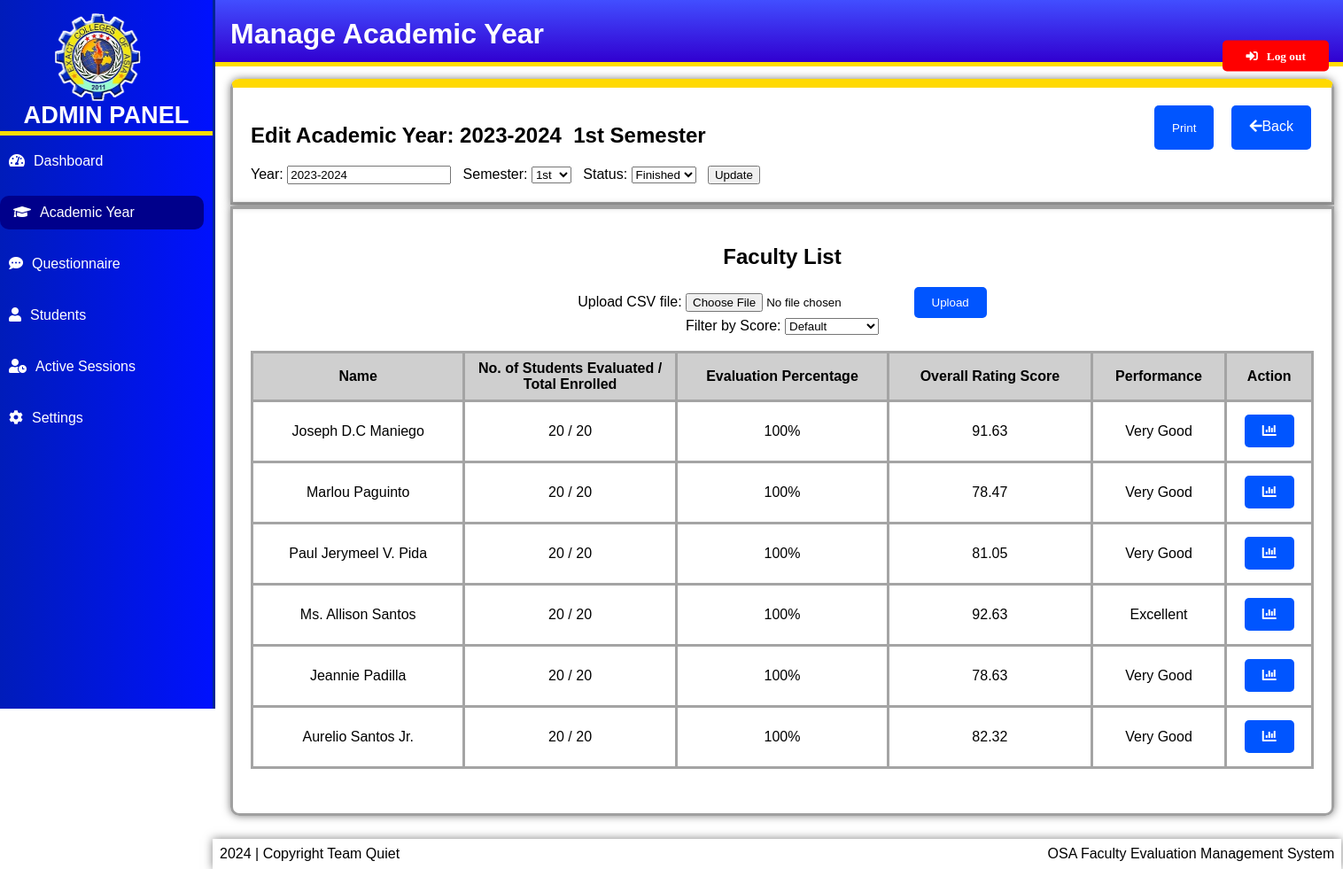
Page /admin/manage_academic.php?id=39 (signed in) on the committed database.
### tables this page shows
CREATE TABLE `academic_list` (
  `id` int(30) NOT NULL,
  `year` text NOT NULL,
  `semester` int(1) NOT NULL,
  `default_select` tinyint(1) NOT NULL,
  `status` int(1) NOT NULL
);

CREATE TABLE `facultymembers` (
  `id` int(30) NOT NULL,
  `FacultyID` varchar(11) NOT NULL,
  `Name` varchar(100) DEFAULT NULL
);

### admin/manage_academic.php (the view, shortened to what this page needs)
<?php
include('../connection.php');
$academic_year_id = isset($_GET['id']) ? $_GET['id'] : null;
$query = "SELECT * FROM academic_list WHERE id = ?";
$stmt = $connection->prepare($query);
$stmt->bind_param('i', $academic_year_id);
$stmt->execute();
$result = $stmt->get_result();
$academic_year = $result->fetch_assoc();
$semester_text = "";
switch ($academic_year['semester']) {
    case 1:
        $semester_text = "1st";
        break;
}
$order_by = "";
?>
<!DOCTYPE html>
<html lang="en">
<head>
    <link rel="stylesheet" href="styles.css">
</head>
<body>
    <?php include 'sidebar.php'; ?>
    <div class="content">
        <h1>Manage Academic Year</h1><br><br><br>
        <div class="box-header">
            <div class="head">
            <h2 class="edit">Edit Academic Year: <?php echo $academic_year['year']; ?>&nbsp;&nbsp;<?php echo $semester_text; ?>&nbsp;Semester </h2><button class="print-button" onclick="navigateToPrintPage()">Print</button><a class="back-academic" href="academic_year.php"><i class='fas fa-arrow-left'></i>Back</a>
            </div>
            <form method="post">
                <label for="year">Year:</label>
                <input type="text" id="year" name="year" value="<?php echo $academic_year['year']; ?>">&nbsp;&nbsp;
                <label for="semester">Semester:</label>
                <select id="semester" name="semester">
                    <option value="1" <?php if ($academic_year['semester'] == 1) echo "selected"; ?>>1st</option>
                </select>&nbsp;&nbsp;
                <label for="status">Status:</label>
                <select id="status" name="status">
                    <option value="0" <?php if ($academic_year['status'] == 0) echo "selected"; ?>>Finished</option>
                </select>&nbsp;&nbsp;
                <input type="submit" value="Update">
            </form>
        </div>
        <div class="box-body">
            <h2>Faculty List</h2>
            <div class="batch-upload-container">
            <form action="batch_upload_faculty.php?id=<?php echo $academic_year_id; ?>" method="post" enctype="multipart/form-data">
    <label for="file">Upload CSV file:</label>
    <input type="file" name="file" id="file" accept=".csv" required>
    <button type="submit" name="upload">Upload</button>
</form>
            </div>
            <form id="filterForm" method="post">
                <label for="score_filter">Filter by Score:</label>
                <select id="score_filter" name="score_filter" onchange="submitForm()">
                    <option value="">Default</option>
                </select>
            </form>
            <br>
            <table border="1">
                <thead>
                    <tr>
                        <th>Name</th>
                        <th>No. of Students Evaluated / Total Enrolled</th>
                        <th>Evaluation Percentage</th>
                        <th>Overall Rating Score</th>
                        <th>Performance</th>
                        <th>Action</th>
                    </tr>
                </thead>
                <tbody>
                    <?php
$faculty_query = "
    SELECT
        facultymembers.*,
        (SELECT AVG(question_score)
            FROM evaluation_table
            WHERE FacultyID = facultymembers.FacultyID
            AND academic_year = ?) AS overall_rating,
        (SELECT COUNT(DISTINCT student_ID)
            FROM evaluation_table
            WHERE FacultyID = facultymembers.FacultyID
            AND academic_year = ?) AS student_count,
        (SELECT COUNT(DISTINCT enrollments.student_ID)
            FROM enrollments
            JOIN subjects ON enrollments.subject_code = subjects.subject_code
            WHERE subjects.FacultyID = facultymembers.FacultyID
            AND enrollments.academic_year = ?) AS total_enrolled
    FROM facultymembers
    JOIN acadfaculty ON facultymembers.FacultyID = acadfaculty.FacultyID
    JOIN academic_list ON acadfaculty.academic_year = academic_list.id
    WHERE acadfaculty.academic_year = ?
    $order_by
";
$stmt = $connection->prepare($faculty_query);
$stmt->bind_param('iiii', $academic_year_id, $academic_year_id, $academic_year_id, $academic_year_id);
$stmt->execute();
$faculty_result = $stmt->get_result();
if ($faculty_result && $faculty_result->num_rows > 0) {
    while ($row = $faculty_result->fetch_assoc()) {
        $overall_rating = $row['overall_rating'] / 5;
        $percentage_score = ($overall_rating) * 100;
        $performance = "";
        if ($percentage_score >= 92) {
            $performance = "Excellent";
        } elseif ($percentage_score >= 74) {
            $performance = "Very Good";
        } elseif ($percentage_score >= 56) {
            $performance = "Good";
        } elseif ($percentage_score >= 38) {
            $performance = "Fair";
        } else {
            $performance = "Needs Improvement";
        }
        echo "<tr>";
        echo "<td class='table-row-name'>" . $row['Name'] . "</td>";
        echo "<td class='table-row-student'>" . $row['student_count'] . " / " . $row['total_enrolled'] . "</td>";
        if ($row['total_enrolled'] != 0) {
            $percentage = round($row['student_count'] / $row['total_enrolled'] * 100, 2);
        } else {
            $percentage = 0;
        }
        echo "<td class='table-row-student'>" . $percentage . "%</td>";
        echo "<td class='table-row-ratings'>" . round($overall_rating * 100, 2) . "</td>";
        echo "<td class='table-row-ratings'>" . $performance . "</td>";
        echo "<td><a class='button' href='teacher_summary.php?FacultyID=" . $row['FacultyID'] . "&academic_year_id=" . $academic_year_id .
            "&academic_year=" . urlencode($academic_year['year']) . "&semester=" . urlencode($academic_year['semester']) . "'><i class='fas fa-chart-bar'></i></a></td>";
        echo "</tr>";
    }
} else {
    echo "<tr><td colspan='6'>No faculty members found.</td></tr>";
}
?>

### admin/styles.css (style rules this page uses)
body { margin: 0; padding: 0; border: none; outline: none; box-sizing: border-box; font-family: "Poppins", sans-serif; display: flex; }
.content { margin-left: 170px; padding: 20px 80px; z-index: 0; width: 1000px; }
button { background-color: #0055ff; color: rgb(255, 255, 255); padding: 10px 20px; border: none; cursor: pointer; border-radius: 5px; }
.button { background-color: #0055ff; color: rgb(255, 255, 255); padding: 10px 20px; border: none; cursor: pointer; border-radius: 5px; }
.content h1 { background: linear-gradient(to bottom, rgb(66, 78, 255), rgb(49, 0, 208)); width: 3000px; height: 30px; padding: 20px; position: fixed; margin-top: -30px; margin-left: -10px; color: white; top: 30px; border-bottom: 5px solid #ffdd00; z-index: 3; }
table { width: 107%; border-collapse: collapse; margin-bottom: 30px; table-layout: auto; }
th, td { border: 3px solid #a4a4a4; padding: 8px; text-align: center; width: auto; }
th { background-color: #cfcfcf; }
.box-body { border-bottom-left-radius: 10px; border-bottom-right-radius: 10px; height: auto; width: 100%; border: 3px solid #a0a0a0; text-align: center; padding: 20px; box-shadow: 0 0 10px rgba(0, 0, 0, 0.5); margin-left: 10px; }
.box-header { height: auto; width: 100%; border-top-right-radius: 10px; border-top-left-radius: 10px; text-align: center; padding: 20px; box-shadow: 0 0 10px rgba(0, 0, 0, 0.5); margin-bottom: 2px; border: 3px solid #a0a0a0; border-top: 10px solid #ffd900; margin-left: 10px; }

### admin/manage_academic.php (style rules this page uses)
.box-header { margin-top: 15px!important; width: 1200px!important; text-align: left!important; margin-right: -70px; }
.box-body { width: 1200px!important; margin-right: -70px; margin-bottom: 40px!important; }
.table-row-name { width: 20%; }
table { width: 100%!important; }
.table-row-student { width: 20%; }
table td { height: 50px; }
.back-academic { margin-left: 20px; background-color: #0055ff; color: rgb(255, 255, 255); padding: 15px 20px; text-align: center; border: none; cursor: pointer; border-radius: 5px; text-decoration: none; height: 20px; }
.edit { width: 600px; }
.head { display: flex; }
.print-button { padding: 15px 20px; height: 50px; margin-left: 420px; }

### rows in the picture
academic_list: year "2023-2024", semester "1st", status "Finished"
facultymembers: Name "Joseph D.C Maniego", student_count "20", total_enrolled "20", percentage "100", overall_rating "91.63", performance "Very Good"
facultymembers: Name "Marlou Paguinto", student_count "20", total_enrolled "20", percentage "100", overall_rating "78.47", performance "Very Good"
facultymembers: Name "Paul Jerymeel V. Pida", student_count "20", total_enrolled "20", percentage "100", overall_rating "81.05", performance "Very Good"
facultymembers: Name "Ms. Allison Santos", student_count "20", total_enrolled "20", percentage "100", overall_rating "92.63", performance "Excellent"
facultymembers: Name "Jeannie Padilla", student_count "20", total_enrolled "20", percentage "100", overall_rating "78.63", performance "Very Good"
facultymembers: Name "Aurelio Santos Jr.", student_count "20", total_enrolled "20", percentage "100", overall_rating "82.32", performance "Very Good"
